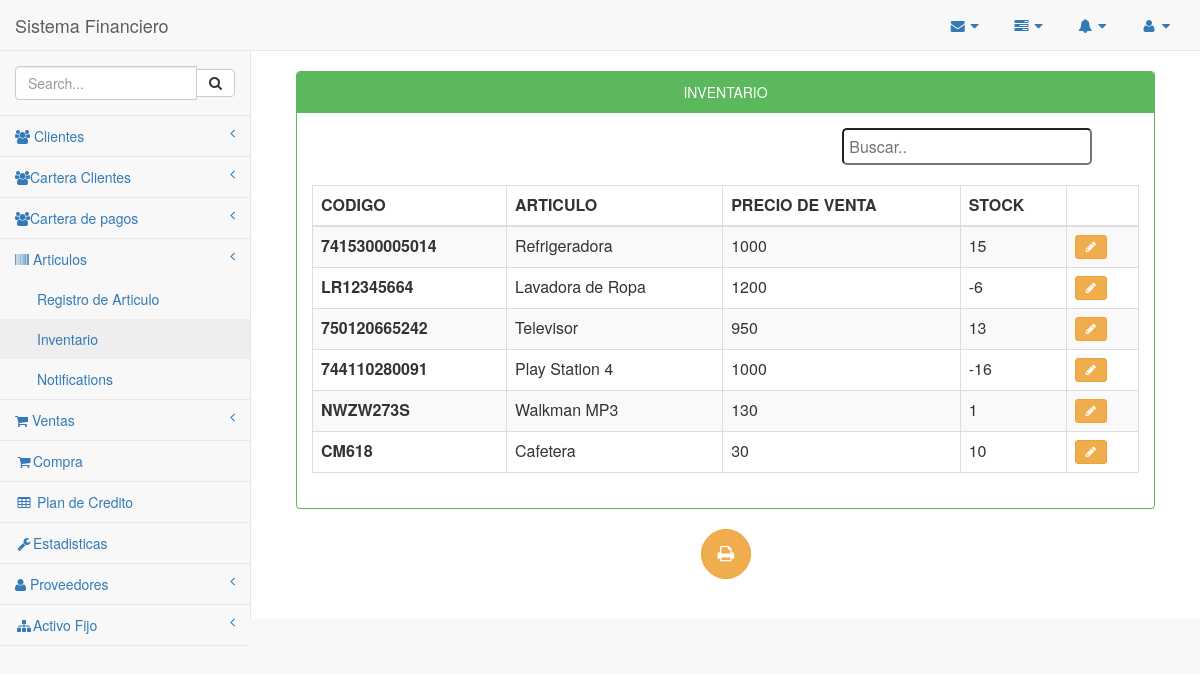
/Inventario/InventarioArticulos.php, run on the app's committed database.
### tables this page shows
CREATE TABLE `inventario` (
  `idinventario` int(11) NOT NULL,
  `id_articulos` int(11) DEFAULT NULL,
  `stock` int(11) DEFAULT NULL,
  `stockMinimo` int(11) DEFAULT NULL,
  `pv` float DEFAULT NULL,
  `cant` int(11) DEFAULT NULL
);

CREATE TABLE `articulos` (
  `idarticulos` int(11) NOT NULL,
  `codigo` varchar(45) DEFAULT NULL,
  `nombre` varchar(45) DEFAULT NULL,
  `cantidad` int(11) DEFAULT NULL,
  `valor` float DEFAULT NULL,
  `marca` varchar(45) DEFAULT NULL,
  `estado` varchar(45) DEFAULT NULL,
  `unidad` int(11) DEFAULT NULL,
  `idproveedor` int(10) DEFAULT NULL,
  `idcategoria` int(10) DEFAULT NULL
);

### Inventario/InventarioArticulos.php (the view, shortened to what this page needs)
<?php
 include_once '../conexion/php_conexion.php';
    include_once '../Plantilla/encabezado.php';
    include_once '../Plantilla/menuLateral.php';
?>
<head>
</head>
        <div id="page-wrapper"  align="center">
            <div class="container-fluid"  align="center">
                <div class="row" align="center">
           <div class="col-md-12">
           	<br>
                    <div class="panel panel-green">
                        <div class="panel-heading" align="center">
                             INVENTARIO
                        </div>
                        <div class="panel-body" align="center">
                            <div class="table-responsive">
                              <table width="100%" border="0">
                                  <tr>
                                    <td width="50%">
                                            </td>
                                            <td width="20%">
            <input type="text" class="redondeado" id="buscador" onkeyup="myFunction()" placeholder="Buscar..">
                                          </div>
                                        </div>
                                </table><br>
                                <table id="tabla" class="table table-striped table-bordered table-hover">
                                    <thead>
                                        <tr>
                                            <th>CODIGO</th>
                                            <th>ARTICULO</th>
                                            <th>PRECIO DE VENTA</th>
                                            <th>STOCK</th>
                                            <th></th>
                                        </tr>
                                    </thead>
                                    <tbody class="buscar">
                                    	<?php
        $sacar = mysqli_query($conexion, "SELECT articulos.idarticulos, articulos.codigo, articulos.nombre, inventario.pv, inventario.stock FROM articulos INNER JOIN inventario ON inventario.id_articulos = articulos.idarticulos");
            while ($fila = mysqli_fetch_array($sacar)) {
               $modificar=$fila['idarticulos'];
                 $codigo=$fila['codigo'];
                 $nombre=$fila['nombre'];
                 $pv=$fila['pv'];
                 $stock=$fila['stock'];
       ?>
       <tr>
        <th><?php echo $codigo;?></th>
        <td><?php echo $nombre;?></td>
        <td><?php echo $pv;?></td>
        <td><?php echo $stock;?></td>
        <td class="center">
           <a href="modificarInventario.php?ir=<?php echo $modificar; ?>"class="btn btn-warning btn-sm"><i class="fa fa-pencil"></i></a>
        </td>
       <?php  }?>
      </tr>
    </tbody>
  </table>
</div>
</div>
</div>
</div>
<button type="submit" class="btn btn-warning btn-circle btn-lg" onclick="location.href='invetarioPDF.php'"><i class="fa fa-print fa-2"></i></button>
</div>
</div>
<?php
include_once '../Plantilla/inferior.php';
?>

### Inventario/InventarioArticulos.php (style rules this page uses)
input { width: 250px; padding: 5px; }
.redondeado { border-radius: 5px; }

### data on the page
inventario: id_articulos.codigo "7415300005014", id_articulos.nombre "Refrigeradora", pv "1000", stock "15"
inventario: id_articulos.codigo "LR12345664", id_articulos.nombre "Lavadora de Ropa", pv "1200", stock "-6"
inventario: id_articulos.codigo "750120665242", id_articulos.nombre "Televisor", pv "950", stock "13"
inventario: id_articulos.codigo "744110280091", id_articulos.nombre "Play Station 4", pv "1000", stock "-16"
inventario: id_articulos.codigo "NWZW273S", id_articulos.nombre "Walkman MP3", pv "130", stock "1"
inventario: id_articulos.codigo "CM618", id_articulos.nombre "Cafetera", pv "30", stock "10"
